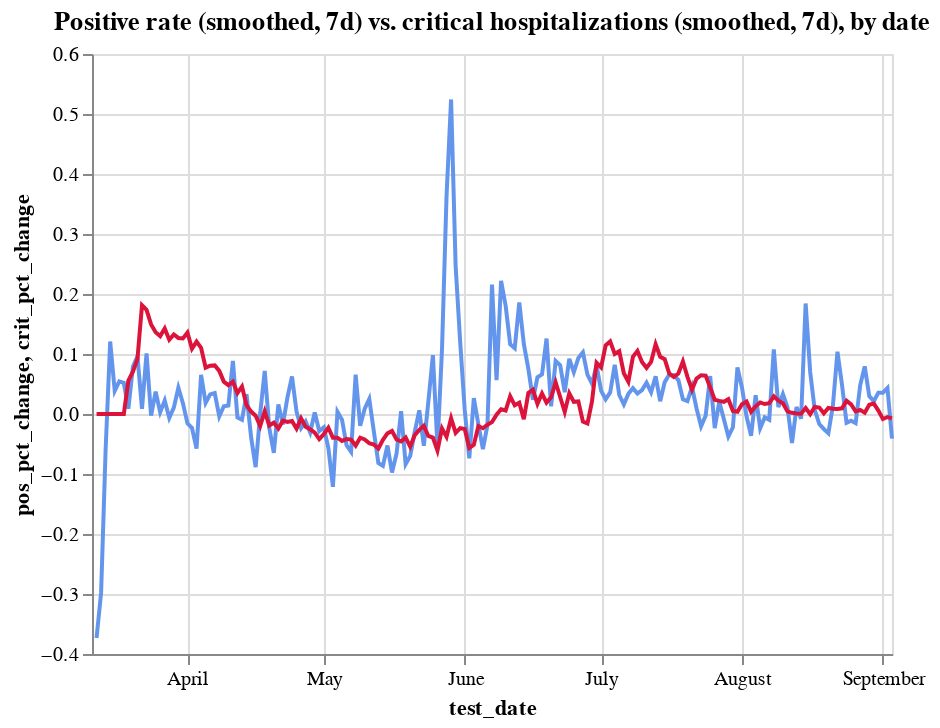

The notebook cell this image was saved under:
### Code cell
c1 = alt.Chart(hos_and_rate
               .assign(pos_pct_change = lambda x: x.pos_pct_change.ewm(span=7).mean())
              ).mark_line(color='cornflowerblue').encode(
    x='test_date',
    y='pos_pct_change',
    tooltip=['test_date', 'positive_rate'],
)
c2 = alt.Chart(hos_and_rate
               .assign(crit_pct_change = lambda x: x.crit_pct_change.ewm(span=7).mean())
              ).mark_line(color='crimson').encode(
    x='test_date',
    y='crit_pct_change',
    tooltip=['test_date', 'critical'],
)


alt.layer(c1, c2).properties(title='Positive rate (smoothed, 7d) vs. critical hospitalizations (smoothed, 7d), by date')

### Figure 1 — Vega-Lite specification as saved in the notebook (floating-point values rounded to 4 significant figures; data arrays with more than 128 entries replaced by an {"elided": "..."} marker saying what was removed)
{"config": {"view": {"continuousWidth": 400, "continuousHeight": 300}}, "layer": [{"data": {"name": "data-1d343ad822a25928f32d11d161f8d6a2"}, "mark": {"type": "line", "color": "cornflowerblue"}, "encoding": {"tooltip": [{"type": "temporal", "field": "test_date"}, {"type": "quantitative", "field": "positive_rate"}], "x": {"type": "temporal", "field": "test_date"}, "y": {"type": "quantitative", "field": "pos_pct_change"}}}, {"data": {"name": "data-f8376474a61092de43119f695e67c929"}, "mark": {"type": "line", "color": "crimson"}, "encoding": {"tooltip": [{"type": "temporal", "field": "test_date"}, {"type": "quantitative", "field": "critical"}], "x": {"type": "temporal", "field": "test_date"}, "y": {"type": "quantitative", "field": "crit_pct_change"}}}], "title": "Positive rate (smoothed, 7d) vs. critical hospitalizations (smoothed, 7d), by date", "$schema": "https://vega.github.io/schema/vega-lite/v4.8.1.json", "datasets": {"data-1d343ad822a25928f32d11d161f8d6a2": {"elided": "177 records"}, "data-f8376474a61092de43119f695e67c929": {"elided": "177 records"}}}
